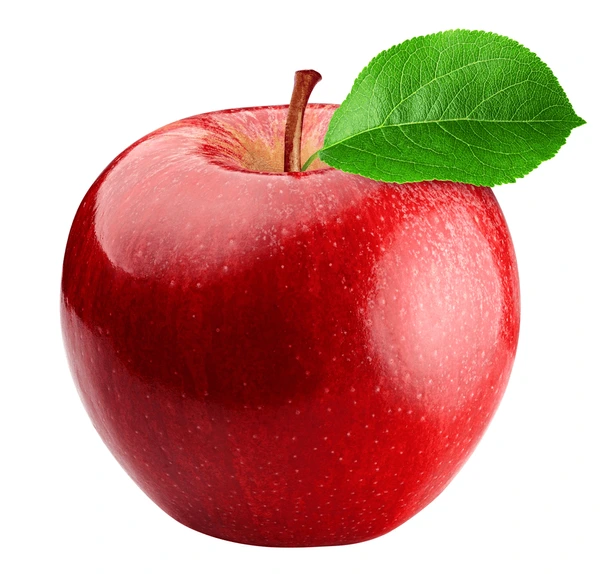
#> input picture 3rd yr/6thSem/CG/prog8img.webp, 600 x 574 px
$ jupyter execute prog9.ipynb   (older library calls are emulated)
#> lines starting #> are read from the running program, lines starting #| are printed output that depends on the picture; after the words box and inside, x2 and y2 are one past the last pixel; in counts of white or black regions, pixels touching at a corner belong together
[cell 1]
import cv2
import numpy as np
import matplotlib.pyplot as plt

image = cv2.imread('prog8img.webp')
#> image is the input picture: shape (574, 600, 3); mean B, G, R 145.3, 155.7, 205.4
image_mat = cv2.cvtColor(image, cv2.COLOR_BGR2RGB)
gray_image = cv2.cvtColor(image, cv2.COLOR_BGR2GRAY)
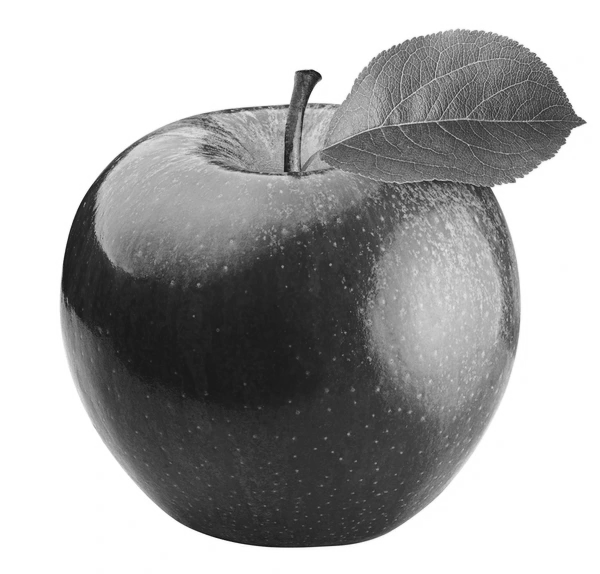
#> gray_image: shape (574, 600); min 21, max 255, mean 169.3

sobel_x = np.array([[-1, 0, 1],
                   [-2, 0, 2],
                   [-1, 0, 1]])

sobel_y = np.array([[-1, -2, -1],
                   [0, 0, 0],
                   [1, 2, 1]])

edges_x = cv2.filter2D(gray_image, -1, sobel_x)
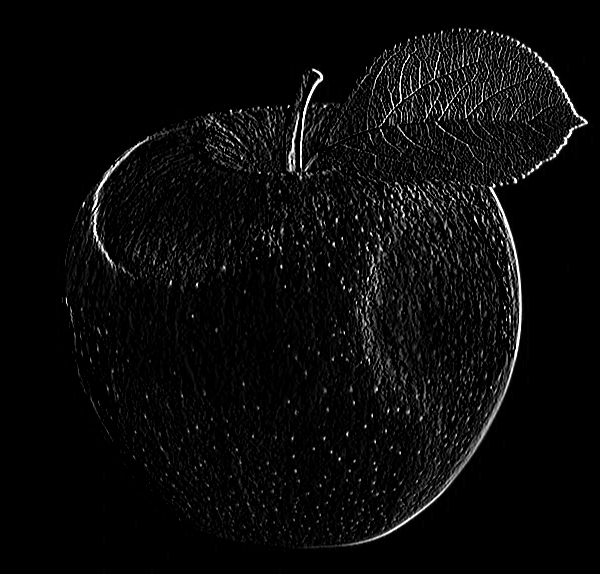
#> edges_x: shape (574, 600); min 0, max 255, mean 10.4
edges_y = cv2.filter2D(gray_image, -1, sobel_y)
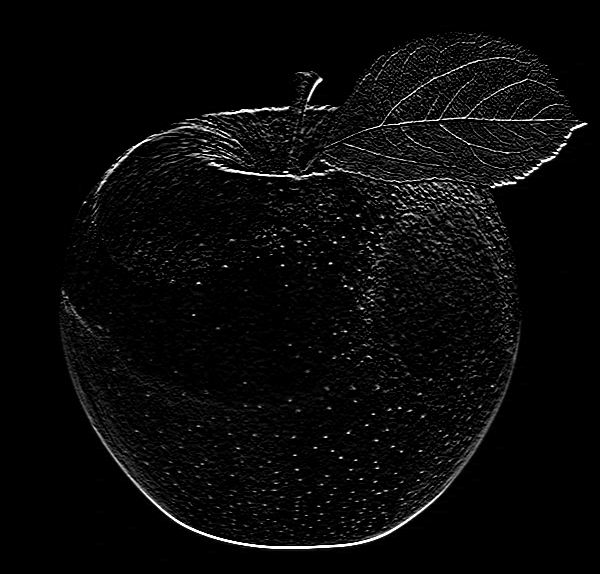
#> edges_y: shape (574, 600); min 0, max 255, mean 9.2
edges = cv2.addWeighted(edges_x, 0.5, edges_y, 0.5, 0)
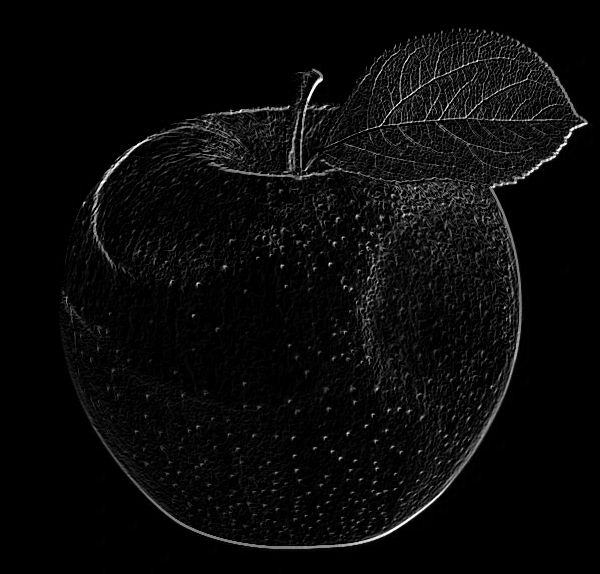
#> edges: shape (574, 600); min 0, max 255, mean 9.8

sobelx = cv2.Sobel(gray_image, cv2.CV_64F, 1, 0, ksize=5)
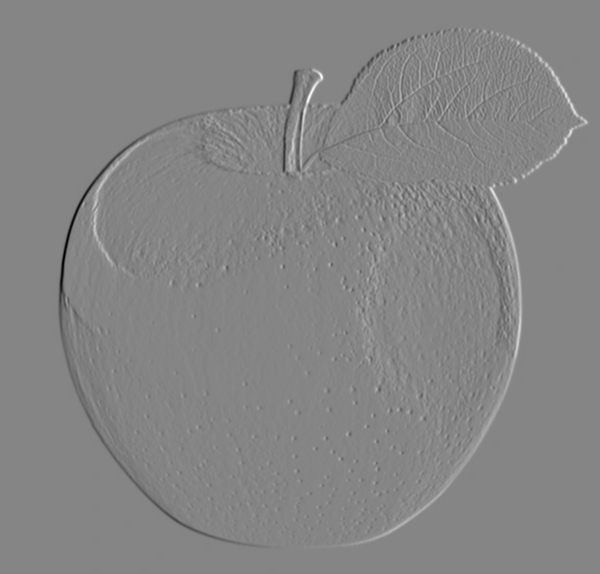
#> sobelx: shape (574, 600) float64; min -10682, max 9775, mean 0; drawn with min black and max white
sobely = cv2.Sobel(gray_image, cv2.CV_64F, 0, 1, ksize=5)
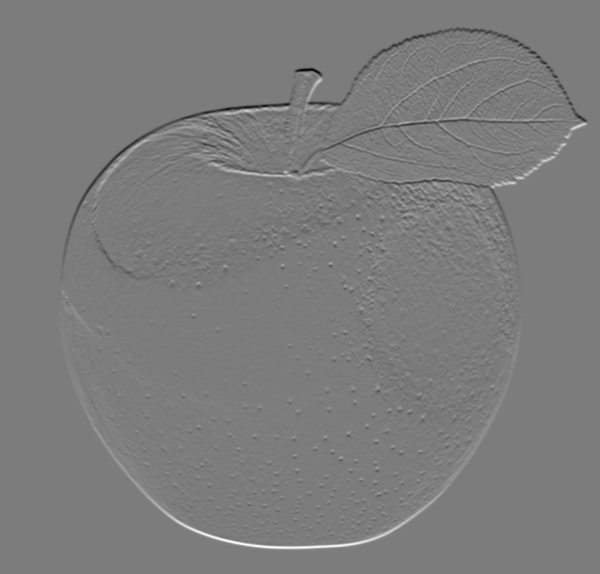
#> sobely: shape (574, 600) float64; min -10186, max 10661, mean 0; drawn with min black and max white
texture = sobelx + sobely

l_title = ["Original", "Edge Detection", "Texture Extraction"]
l_var = [image_mat, edges, texture]

fig, axs = plt.subplots(1, 3)
fig.tight_layout(pad=1.0)
for i in range(3):
    axs[i].imshow(l_var[i])
    axs[i].set_title(l_title[i])

plt.show()


# Another method : using built-in function
# For edges
edges = cv2.Canny(gray_image, 100, 200)
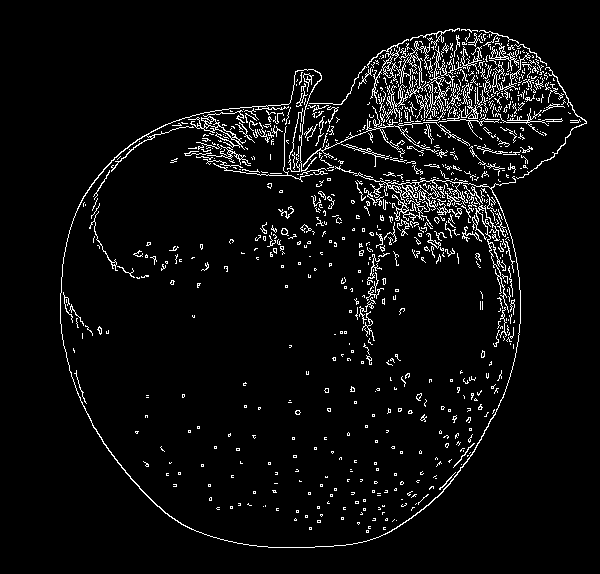
#> edges: shape (574, 600); 5% white in thin lines or dots, all inside (x1, y1, x2, y2) = (60, 28, 587, 548)

plt.figure(figsize=(4, 4))
plt.title("Edges using Canny")

plt.imshow(edges)
plt.show()

# For texture
laplacian = cv2.Laplacian(gray_image, cv2.CV_64F)
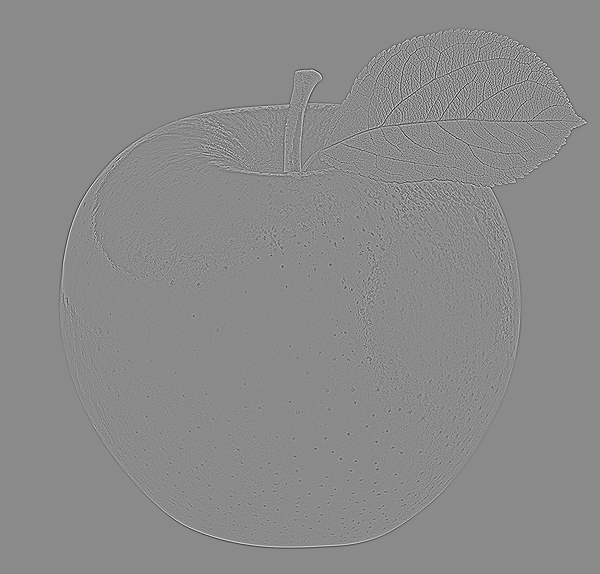
#> laplacian: shape (574, 600) float64; min -336, max 282, mean 0; drawn with min black and max white
laplacian = np.uint8(np.absolute(laplacian))
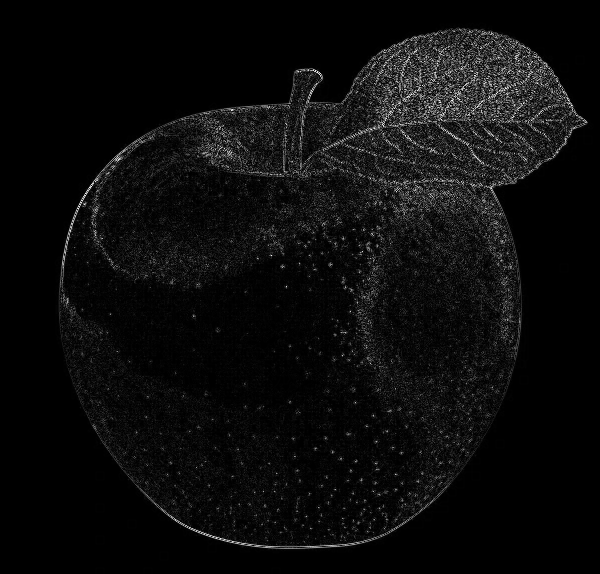
#> laplacian: shape (574, 600); min 0, max 255, mean 12

plt.figure(figsize=(4, 4))
plt.title("Texture using Laplacian")

plt.imshow(laplacian)
plt.show()

$ run again, with 3rd yr/6thSem/CG/fruit.jpg saved as 3rd yr/6thSem/CG/prog8img.webp
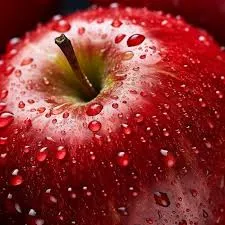
#> input picture 3rd yr/6thSem/CG/fruit.jpg, 225 x 225 px
#> image is the input picture: shape (225, 225, 3); mean B, G, R 48, 50, 140.8
#> `edges = cv2.Canny(gray_image, 100, 200)`:
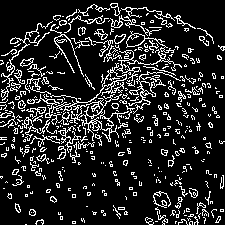
#> edges: shape (225, 225); 15% white in thin lines or dots
#> `laplacian = np.uint8(np.absolute(laplacian))`:
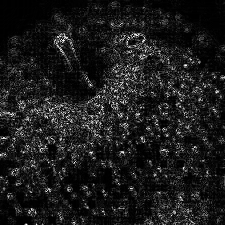
#> laplacian: shape (225, 225); min 0, max 255, mean 27.7
